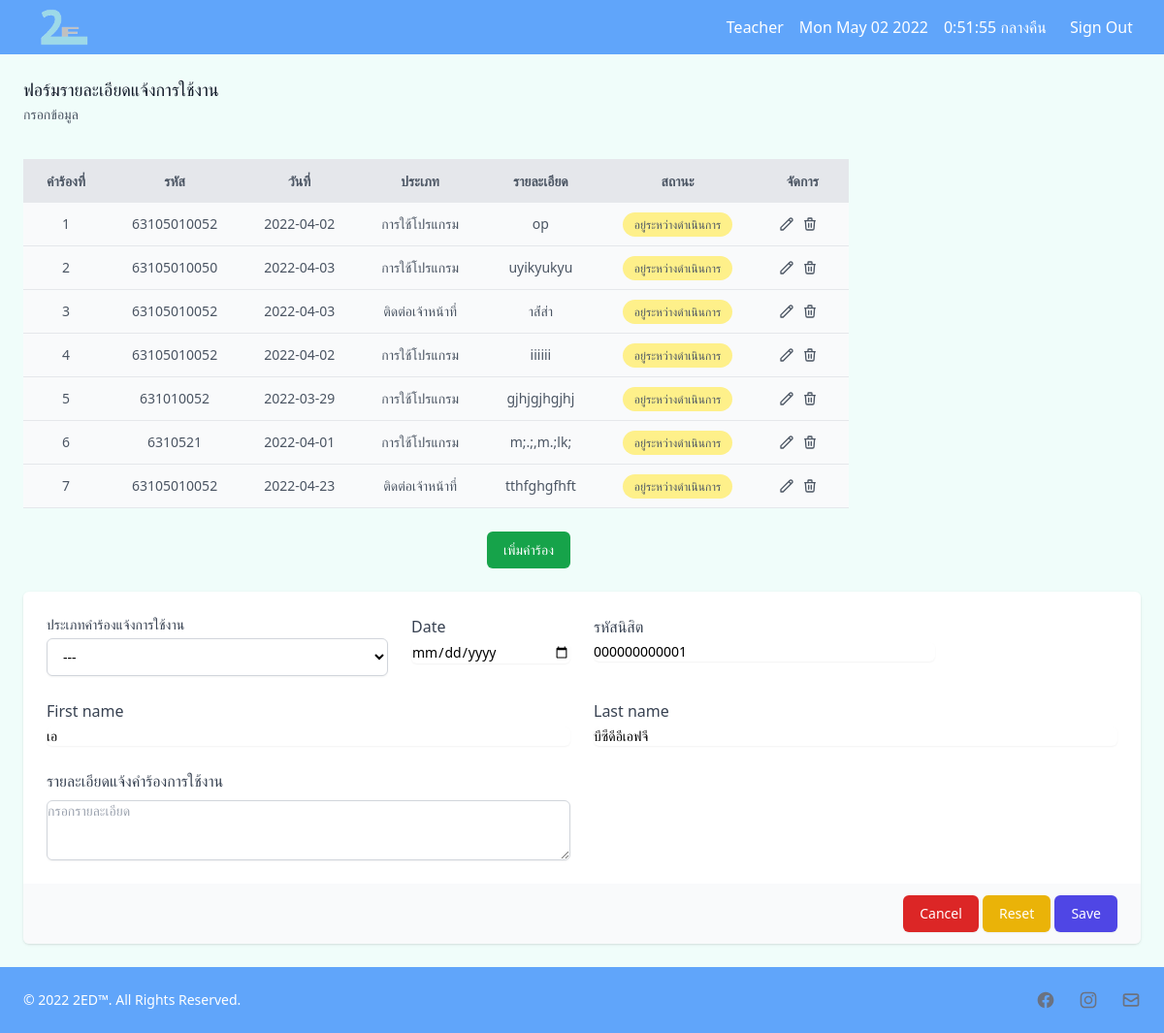
The page /sub-index/form-request.php (signed in) on the database as committed earlier.
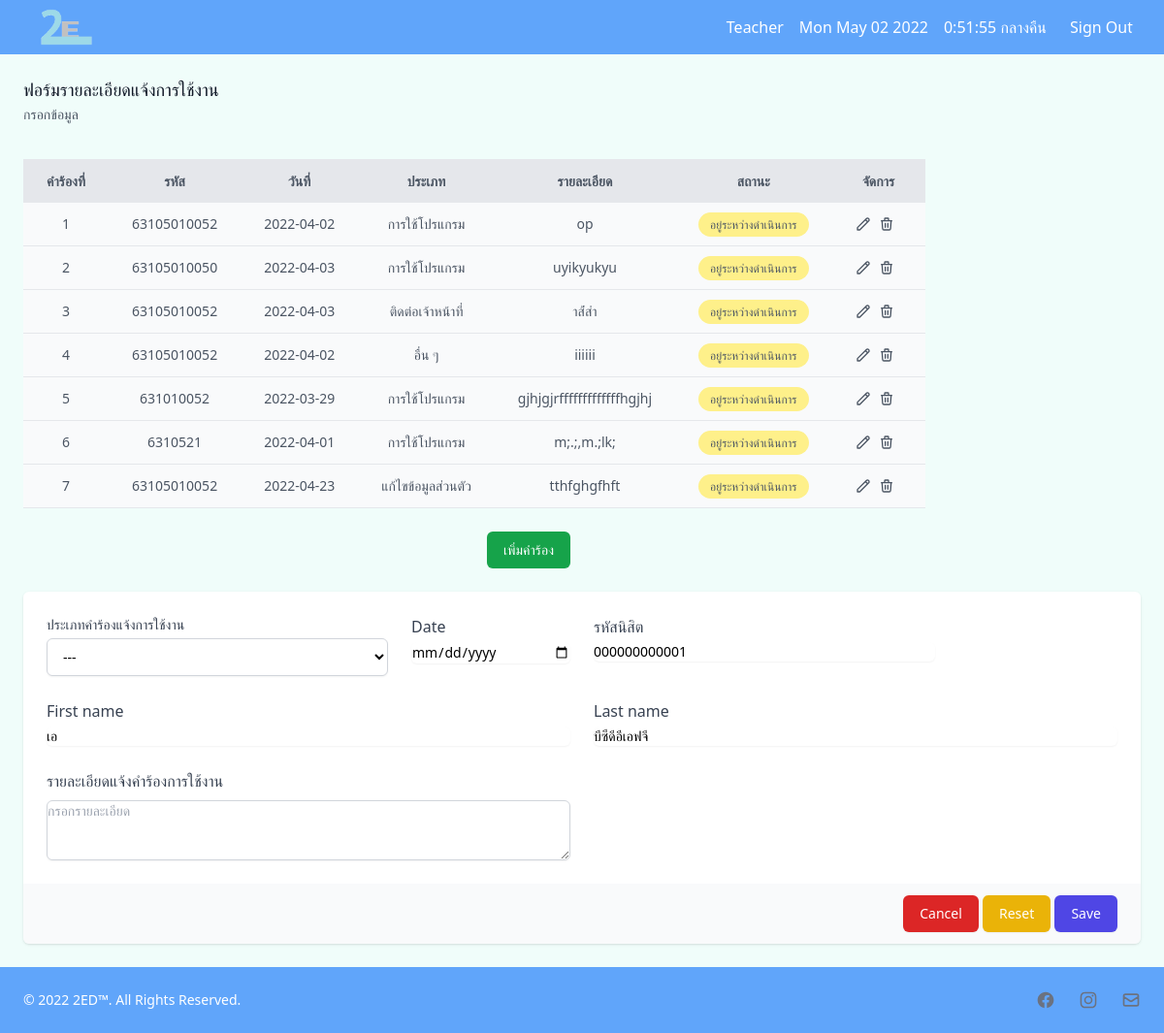
The same page on the database as committed later.
### tables this page shows
CREATE TABLE `request` (
  `R_id` int(2) UNSIGNED NOT NULL COMMENT 'เลขที่คำร้อง',
  `R_date` date DEFAULT NULL COMMENT 'วันที่คำร้อง',
  `ST_id` varchar(255) DEFAULT NULL COMMENT 'รหัสนิสิต',
  `R_type` int(2) DEFAULT NULL COMMENT 'ประเภทคำร้อง',
  `R_detail` varchar(255) DEFAULT NULL COMMENT 'รายละเอียดคำร้อง'
);

CREATE TABLE `request_type` (
  `R_type` int(2) UNSIGNED NOT NULL COMMENT 'ประเภทคำร้อง',
  `Type_name` varchar(20) DEFAULT NULL COMMENT 'ชื่อประเภทคำร้อง'
);

### src/database/Db.php (called while the page is built, shortened)
<?php
class Db{
    private $host = "localhost";
    private $user =  "root";
    private $password = "";
    private $dbName = "2ed";
    function __construct(){
        $this->pdo = $this->connect();
    }
    protected function connect(){
        $dsn = "mysql:host={$this->host};dbname={$this->dbName}";
        $pdo =new  PDO($dsn, $this->user, $this->password);
        $pdo->setAttribute(PDO::ATTR_DEFAULT_FETCH_MODE, PDO::FETCH_ASSOC);
        $pdo->setAttribute(PDO::ATTR_ERRMODE, PDO::ERRMODE_EXCEPTION);
        return $pdo;
    }
}
?>

### src/model/Mrequest.php (called while the page is built, shortened)
<?php
class Mrequest extends Db {
    public function getRequestadmin(){
        $sql ="
            SELECT
                request.R_id,
                request.R_date,
                request.ST_id,
                request.R_type,
                request_type.Type_name AS Type,
                request.R_detail
            FROM
                request
            LEFT JOIN request_type ON
                request.R_type = request_type.R_type
        ";
        $stmt=$this->pdo->query($sql);
        $data = $stmt->fetchAll();
        return  $data;
    }
}
?>

### sub-index/form-request.php (the view, shortened to what the changed rows need)
<!DOCTYPE html>
<html lang="en">
<head>
    <script src="https://cdn.tailwindcss.com"></script>
    <link rel="stylesheet" href="../CSS/style_menu.css">
</head>
<body class="bg-teal-50">
    <?php require $_SERVER['DOCUMENT_ROOT'] . "/CED214/Index/navbar.php"; ?>
    <main class="p-6">
        <div class="mt-10 sm:mt-0">
            <div class="md:grid md:grid-cols-2 md:gap-6">
                <div class="md:col-span-1">
                    <div class="mt-9">
                        <table class="min-w-max w-full table-auto">
                            <thead class="rounded-lg">
                                <tr class="bg-gray-200 text-gray-600 uppercase text-sm leading-normal">
                                    <th class="py-3 px-6 text-center">คำร้องที่</th>
                                    <?php if ($_SESSION['Role'] == 'Admin' or $_SESSION['Role'] == 'Teacher') {
                                        echo "<th class='py-3 px-6 text-center'>รหัส</th>";
                                    } ?>
                                    <th class="py-3 px-6 text-center">วันที่</th>
                                    <th class="py-3 px-6 text-center">ประเภท</th>
                                    <th class="py-3 px-6 text-center">รายละเอียด</th>
                                    <th class="py-3 px-6 text-center">สถานะ</th>
                                    <th class="py-3 px-6 text-center">จัดการ</th>
                                </tr>
                            </thead>
                            <tbody class="text-gray-600 text-sm font-light">
                                <?php
                                $requestObj = new Mrequest();
                                if ($_SESSION['Role'] == 'Admin' or $_SESSION['Role'] == 'Teacher') {
                                    $request1 = $requestObj->getRequestadmin();
                                } else {
                                    $request1 = $requestObj->getRequest($_SESSION['ST_id']);
                                }
                                $n = 0;
                                foreach ($request1 as $req) {
                                    $n++;
                                    echo "
                                            <tr class='border-b border-gray-200 bg-gray-50 hover:bg-gray-100'>
                                            <td class='py-3 px-6 text-center'>{$n}</td>
                                        ";
                                    if ($_SESSION['Role'] == 'Admin' or $_SESSION['Role'] == 'Teacher') {
                                        echo "<td class='py-3 px-6 text-center'>{$req['ST_id']}</td>";
                                    };
                                    echo "
                                                <td class='py-3 px-6 text-center'>{$req['R_date']}</td>
                                                <td class='py-3 px-6 text-center'>{$req['Type']}</td>
                                                <td class='py-3 px-6 text-center'>{$req['R_detail']}</td>
                                                <td class='py-3 px-6 text-center' ><span class='bg-yellow-200 text-yellow-6 py-1 px-3 rounded-full text-xs'><a href=''>อยู่ระหว่างดำเนินการ</a></span></td>
                                                <td class='py-3 px-6 text-center'>
                                                    <div class='flex item-center justify-center'>
                                                        <div class='w-4 mr-2 transform hover:text-purple-500 hover:scale-110'>
                                                            <svg xmlns='http://www.w3.org/2000/svg' fill='none' viewBox='0 0 24 24' stroke='currentColor'><a href='./form-request.php?id={$req['R_id']}&action=edit'>
                                                                <path stroke-linecap='round' stroke-linejoin='round' stroke-width='2' d='M15.232 5.232l3.536 3.536m-2.036-5.036a2.5 2.5 0 113.536 3.536L6.5 21.036H3v-3.572L16.732 3.732z' />
                                                            </svg>
                                                        </div>
                                                        <div class='w-4 mr-2 transform hover:text-purple-500 hover:scale-110'>
                                                            <svg xmlns='http://www.w3.org/2000/svg' fill='none' viewBox='0 0 24 24' stroke='currentColor'><a href='../index/saverequest.php?id={$req['R_id']}&action=delete'>
                                                                <path stroke-linecap='round' stroke-linejoin='round' stroke-width='2' d='M19 7l-.867 12.142A2 2 0 0116.138 21H7.862a2 2 0 01-1.995-1.858L5 7m5 4v6m4-6v6m1-10V4a1 1 0 00-1-1h-4a1 1 0 00-1 1v3M4 7h16' />
                                                            </svg>
                                                        </div>
                                                    </div>
                                                </td>
                                            </tr>
                                        ";
                                }
                                ?>
                            </tbody>
                        </table><br>
                    </div>
                </div>
            </div>
        </div>
    </main>
    <?php require $_SERVER['DOCUMENT_ROOT'] . "/CED214/Index/footer.php"; ?>
</body>
</html>

Rows that differ between the two databases and show on the page:
changed request "iiiiii": request_type.Type_name "การใช้โปรแกรม" → "อื่น ๆ"
changed request: R_detail "gjhjgjhgjhj" → "gjhjgjrfffffffffffffhgjhj"
changed request "tthfghgfhft": request_type.Type_name "ติดต่อเจ้าหน้าที่" → "แก้ไขข้อมูลส่วนตัว"
